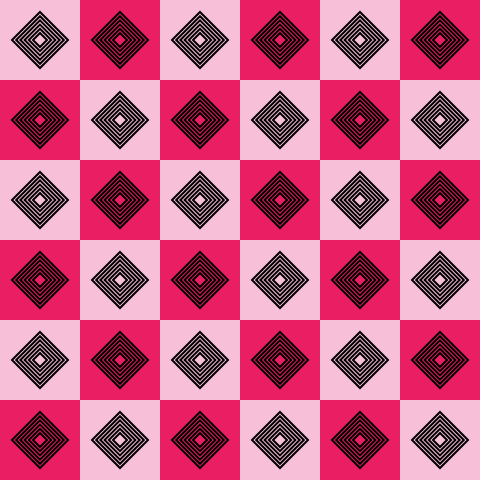
Frame 1 (no input)
Frame 2 (the mouse pressed at the canvas centre, redrawn once): identical to frame 1, image omitted

The p5.js sketch that drew this single still picture (run headless with seeded random() and noise() and a simulated clock; the mouse was pressed at the canvas centre and the sketch redrawn once):

// p5.js sketch
// ── sketch.js
let cols = 6;
let rows = 6;
let cellSize = 80;

function setup() {
  createCanvas(cols * cellSize, rows * cellSize);
  noLoop();
}

function draw() {
  for (let y = 0; y < rows; y++) {
    for (let x = 0; x < cols; x++) {
      let px = x * cellSize;
      let py = y * cellSize;

      // Alternating background colors
      if ((x + y) % 2 == 0) {
        fill('#F8BFD8'); // light pink
      } else {
        fill('#E91E63'); // deep pink
      }
      noStroke();
      rect(px, py, cellSize, cellSize);

      // Diamond fill color
      if ((x + y) % 2 == 0) {
        fill('#E91E63'); // deep pink
      } else {
        fill('#F8BFD8'); // light pink
      }

      stroke(0); // black outline
      strokeWeight(2);
      drawNestedDiamonds(px + cellSize / 2, py + cellSize / 2, cellSize * 0.35, 6);
    }
  }
}

// Draw nested diamonds at a location
function drawNestedDiamonds(x, y, maxSize, count) {
  for (let i = 0; i < count; i++) {
    let s = maxSize * (1 - i * 0.15); // size decreases each step
    noFill();
    beginShape();
    vertex(x, y - s);
    vertex(x + s, y);
    vertex(x, y + s);
    vertex(x - s, y);
    endShape(CLOSE);
  }
}
